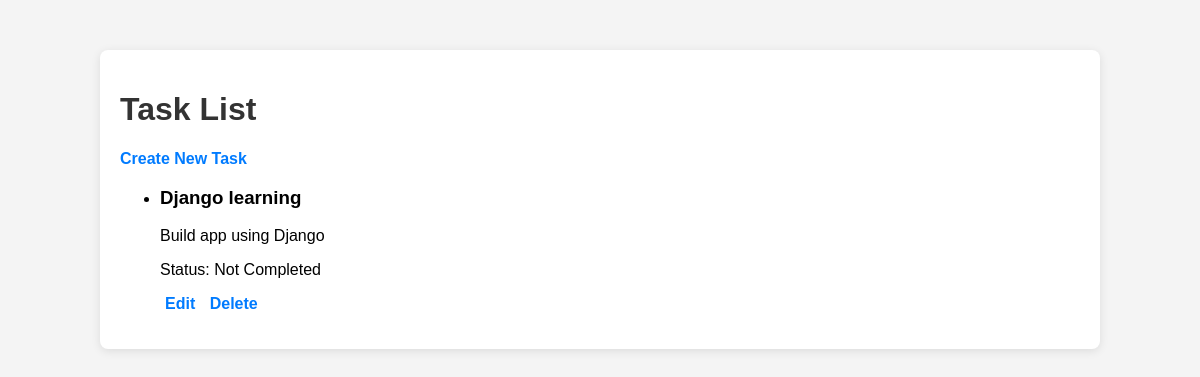
The page / on the database its author committed.
### testapp/models.py (models this page shows, shortened)
class Task(models.Model):
    title = models.CharField(max_length=200)
    description = models.TextField()
    completed = models.BooleanField(default=False)

### testapp/views.py (the view)
# urls.py: path('', views.task_list, name='task_list'),
def task_list(request):
    tasks = Task.objects.all()
    return render(request, 'testapp/task_list.html', {'tasks': tasks})

### testapp/templates/testapp/task_list.html (shortened to what this page needs)
{% load static %}
<!DOCTYPE html>
<html lang="en">
<head>
    <link rel="stylesheet" href="{% static 'css/styles.css' %}">
</head>
<body>
    <div class="container">
        <h1>Task List</h1>
        <a href="{% url 'task_create' %}">Create New Task</a>
        <ul>
            {% for task in tasks %}
                <li class="task {% if task.completed %}completed{% endif %}">
                    <h3>{{ task.title }}</h3>
                    <p>{{ task.description }}</p>
                    <p>Status: {% if task.completed %}Completed{% else %}Not Completed{% endif %}</p>
                    <div class="task-actions">
                        <a href="{% url 'task_edit' task.pk %}">Edit</a>
                        <a href="{% url 'task_delete' task.pk %}" class="delete">Delete</a>
                    </div>
                </li>
            {% empty %}
                <p>No tasks available</p>
            {% endfor %}
        </ul>
    </div>
</body>
</html>

### testapp/static/css/styles.css (style rules this page uses)
body { font-family: Arial, sans-serif; background-color: #f4f4f4; margin: 0; padding: 0; }
h1, h2 { color: #333; }
.container { width: 80%; margin: 0 auto; padding: 20px; background-color: white; box-shadow: 0 2px 10px rgba(0, 0, 0, 0.1); border-radius: 8px; margin-top: 50px; }
.task-actions a { text-decoration: none; color: #007BFF; margin: 0 5px; font-weight: bold; }
a { color: #007BFF; text-decoration: none; font-weight: bold; }

### rows shown on the page
Task: title "Django learning", description "Build app using Django", completed "Not Completed"
